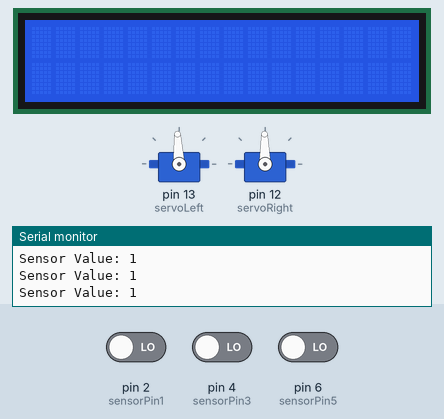
A sketch run on a simulated Arduino Uno, built with avr-gcc and run on an emulated ATmega328P. On the bench: 2 × servo, 16×2 character LCD, the last lines printed to the serial monitor. Inputs (shaded band) come from the test bench; at power-on: pin 2 (sensorPin1) LOW, pin 4 (sensorPin3) LOW, pin 6 (sensorPin5) LOW.

Above: at 1.4 s.
1.5 s: pin 2 (sensorPin1) driven HIGH
At 8.1 s:
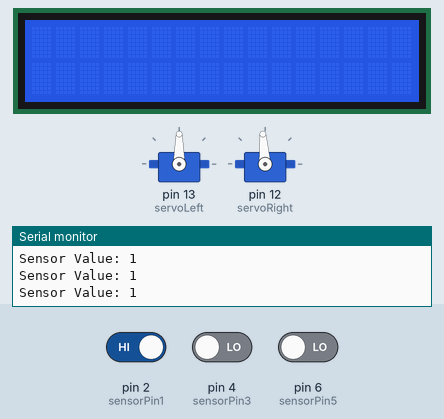
8.8 s: pin 2 (sensorPin1) driven LOW and pin 4 (sensorPin3) driven HIGH
At 9.4 s:
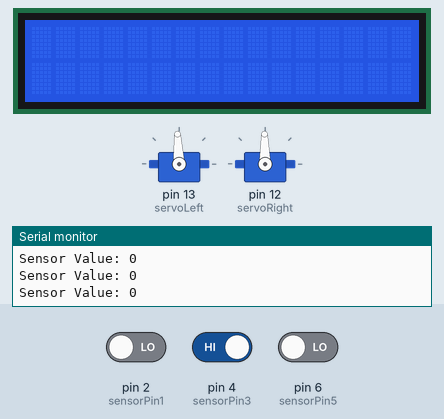
Timing chart, 0 to 11.8 s (numbered marks = the images above; inputs shaded):
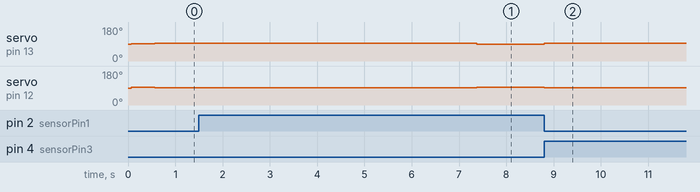

Measured:
- after the input at 1.5 s, servo on pin 13 (servoLeft): 93° → 90° after 5.9 s; servo on pin 12 (servoRight): 91° → 94° after 5.9 s
- after the input at 8.8 s, servo on pin 13 (servoLeft): 90° → 93° at once; servo on pin 12 (servoRight): 94° → 91° at once

The sketch:

PeriodicCorrections.ino
```cpp
// IF THE BARCODE IS BEING READ BACKWARDS THEN ALL THE VALUES IN LEFTSIDE AND RIGHTSIDE SHOULD BE FLIPPED RATHER THAN THE ARRAYS BEING SWAPPED
// THE DELAY BETWEEN SCANS OF THE SENSOR STATUS MUST BE ADAPTED BASED ON THE SIZE OF REAL BARCODE


// This program takes an input at the moment from a button which is used to simulate high and low
// A sensor can replace the button with no extra coding required
// The code takes an input of 67 bits which is the length of the barcode
// The code checks the binary is in the correct format, i.e. starts and ends with 101 and has 01010 in the middle
// An error message will be displayed if it is not in the correct format
// The code splits the longer array into smaller more manageable arrays for processing
// The program outputs all the smaller arrays(for debugging purposes)
// The program decodes all of the smaller arrays into decimal numbers
// The program outputs the decimal number


// Defining all global variables
const int sensorPin1 = 2;
const int sensorPin2 = 3;
const int sensorPin3 = 4;
const int sensorPin4 = 5;
const int sensorPin5 = 6;
const int BinCodeSize = 67;// Defining how long the barcode will be
const int sampleRate = 5;
const int readingArraySize = BinCodeSize*sampleRate;
bool BinCode[BinCodeSize]; // Array containing the whole binary sequence for the barcode
bool readingBarcode[readingArraySize];
bool LeftSide[28];         // Splits the first half of BinCode, removing identifier bits
bool RightSide[28];        // Splits the second half of BinCode, removing identifier bits
bool DBit1[7];             // Contains binary information for the 1st denary bit
bool DBit2[7];             // Contains binary information for the 2nd denary bit
bool DBit3[7];             // Contains binary information for the 3rd denary bit
bool DBit4[7];             // Contains binary information for the 4th denary bit
bool DBit5[7];             // Contains binary information for the 5th denary bit
bool DBit6[7];             // Contains binary information for the 6th denary bit
bool DBit7[7];             // Contains binary information for the 7th denary bit
bool DBit8[7];             // Contains binary information for the 8th denary bit which is also checksum bit

// Initialising the LED display
#include <LiquidCrystal_I2C.h>
LiquidCrystal_I2C lcd(0x27, 16, 2); // I2C address 0x27, 16 column and 2 rows

// Initialising the Servo Motors
#include <Servo.h>
Servo servoLeft;
Servo servoRight;

// Main function for the code
// Initialises relavent features
// Calls function to align barcode
void setup() {
  //start serial connection
  Serial.begin(9600);
  pinMode(sensorPin1, INPUT);
  pinMode(sensorPin2, INPUT);
  pinMode(sensorPin3, INPUT);
  pinMode(sensorPin4, INPUT);
  pinMode(sensorPin5, INPUT);

  servoLeft.attach(13);
  servoRight.attach(12);

  lcd.init(); // initialize the lcd
  lcd.backlight();

//  scanBarcode();
  alignRobot();
}

// Function to drive over barcode and collect data to put into an array
// Robot drives for a specified time which corresponds to the length of the barcode
// Takes data inputted from sensor/button and creates an array
void scanBarcode() {
  lcd.clear();                 // clear display
  edgeForward();


  for (int i = 0; i < readingArraySize; i++) {
    // Read and print the current sensor input value
    int sensorValue = digitalRead(sensorPin3);
    sensorValue = sensorValue == 0 ? 1 : 0; // Flip the value
    Serial.print("Sensor Value: ");
    Serial.println(sensorValue);

    // Add the sensor input status to the array
    readingBarcode[i] = sensorValue;

    if (i == sampleRate*23) {
      realigning();   // Call an aligning function
      edgeForward(); // Resume the movement after alignment
    }


    // Optional delay before reading again
    delay(59);
  }
  Serial.println("Detected code: ");
  for (int i = 0; i < readingArraySize; i++) {
    Serial.print(readingBarcode[i]);
  }
  Serial.println();
  stopMotors();
  createBarcode();
}


/*
  // Output the current value of the serial input
  for (int i = 0; i < readingArraySize; i++) {
    // Read and print the current serial input value
    while (!Serial.available()) {
      // Wait for serial input
    }
    int serialValue = Serial.read() - '0'; // Convert ASCII to integer
    Serial.print("Current Serial Input: ");
    Serial.println(serialValue);

    // Add the serial input status to the array
    readingBarcode[i] = serialValue;
  }
  Serial.println("testing Barcode: ");
  for (int i = 0; i < readingArraySize; i++) {
    Serial.print(readingBarcode[i]);
  }
  Serial.println();
  createBarcode();
*/

void createBarcode() {
  int i, j;
  int count_0, count_1;

    // Iterate over the data array in chunks of 10
    for (i = 0, j = 0; j < BinCodeSize; i += sampleRate, j++) {
      count_0 = 0;
      count_1 = 0;

      // Count the occurrences of 0s and 1s in the current chunk
      for (int k = 0; k < sampleRate; k++) {
        if (readingBarcode[i + k] == 0)
          count_0++;
        else
          count_1++;
        }

      // Append the more frequent number to bin_code
      if (count_0 > count_1)
        BinCode[j] = 0;
      else
        BinCode[j] = 1;
    }
      Serial.print("BinaryCode:");
      for (int i = 0; i < BinCodeSize; i++) {
        Serial.print(BinCode[i]);
        Serial.print(" ");
      }
  validateBarcode();
}


void validateBarcode() {
  // Check the identifier digits of the array
  if (!(BinCode[0] == 1 && BinCode[1] == 0 && BinCode[2] == 1
      &&BinCode[64] == 1 && BinCode[65] == 0 && BinCode[66] == 1
      &&BinCode[31] == 0 && BinCode[32] == 1 && BinCode[33] == 0 && BinCode[34] == 1 && BinCode[35] == 0)) {
    Serial.println("Invalid identifiers");
  }
  barcodeOutput();
}

// Function for the decoding of the binary information into 8-bit denary
// Encoding key is defined
// Each smaller 'DBit' array is decoded using the key
void decodeBarcode() {
  // Define the encoding mappings for DBit1 to DBit4
  const char* encoding1[] = { "0001101", "0011001", "0010011", "0111101", "0100011", "0110001", "0101111", "0111011", "0110111", "0001011" };

  // Define the encoding mappings for DBit5 to DBit8
  const char* encoding2[] = { "1110010", "1100110", "1101100", "1000010", "1011100", "1001110", "1010000", "1000100", "1001000", "1110100" };

  // Function to decode a single digit
  auto decodeDigit = [](bool* dbit, const char* encoding[], int size) -> int {
    String dbitString = "";
    for (int i = 0; i < size; i++) {
      dbitString += dbit[i] ? '1' : '0';
    }

    for (int i = 0; i < 10; i++) {
      if (dbitString.equals(encoding[i])) {
        return i;
      }
    }
    return -1;  // If no match is found
  };

  // Array to store the decoded digits
  int decodedDigits[8];

  // Decode each digit and store in the array
  for (int i = 1; i <= 8; i++) {
    int digit = -1;
    if (i == 1) {
      digit = decodeDigit(DBit1 + (i - 1) * 7, encoding1, 7);
    } else if (i == 2) {
      digit = decodeDigit(DBit2 + (i - 2) * 7, encoding1, 7);
    } else if (i == 3) {
      digit = decodeDigit(DBit3 + (i - 3) * 7, encoding1, 7);
    } else if (i == 4) {
      digit = decodeDigit(DBit4 + (i - 4) * 7, encoding1, 7);
    } else if (i == 5) {
      digit = decodeDigit(DBit5 + (i - 5) * 7, encoding2, 7);
    } else if (i == 6) {
      digit = decodeDigit(DBit6 + (i - 6) * 7, encoding2, 7);
    } else if (i == 7) {
      digit = decodeDigit(DBit7 + (i - 7) * 7, encoding2, 7);
    } else {
      digit = decodeDigit(DBit8 + (i - 8) * 7, encoding2, 7);
    }

    if (digit != -1) {
      decodedDigits[i - 1] = digit;
    } else {
      decodedDigits[i - 1] = -1;  // Indicates an error
      Serial.println("Not a valid barcode");
//      outputDigits(decodedDigits);
      reverseBarcode();
      return;  // Exit the function since it's not a valid barcode
    }
  }
  // Define a String variable to store concatenated digits
  String concatenatedDigits = "";
  // Concatenate all decoded digits into the variable
  for (int i = 0; i < 8; i++) {
    concatenatedDigits += String(decodedDigits[i]);
  }
  // Print the concatenated digits
  Serial.print("Barcode Digits: ");
  Serial.println(concatenatedDigits);

  lcd.clear();                 // clear display
  lcd.setCursor(0, 0);         // move cursor to (0, 0)
  lcd.print(concatenatedDigits); // print message at (0, 0)
  lcd.setCursor(0, 1);         // move cursor to (0, 0)
  lcd.print("Checksum: OK"); // print message at (0, 0)
  delay(2000);                 // display the above for two seconds
}


void barcodeOutput() {
  // Print the array values to the Serial Monitor at the end
  Serial.println("Binary Barcode: ");
  for (int i = 0; i < BinCodeSize; i++) {
    Serial.print(BinCode[i]);
  }
  Serial.println();

  // Create and print the LeftSide array
  Serial.println("LeftSide: ");
  memcpy(LeftSide, BinCode + 3, 28 * sizeof(bool));
  for (int i = 0; i < 28; i++) {
    Serial.print(LeftSide[i]);
  }
  Serial.println();

  // Create and print DBit1 array
  Serial.println("DBit1: ");
  memcpy(DBit1, LeftSide, 7 * sizeof(bool));
  for (int i = 0; i < 7; i++) {
    Serial.print(DBit1[i]);
  }
  Serial.println();

  // Create and print DBit2 array
  Serial.println("DBit2: ");
  memcpy(DBit2, LeftSide + 7, 7 * sizeof(bool));
  for (int i = 0; i < 7; i++) {
    Serial.print(DBit2[i]);
  }
  Serial.println();

  // Create and print DBit3 array
  Serial.println("DBit3: ");
  memcpy(DBit3, LeftSide + 14, 7 * sizeof(bool));
  for (int i = 0; i < 7; i++) {
    Serial.print(DBit3[i]);
  }
  Serial.println();

  // Create and print DBit4 array
  Serial.println("DBit4: ");
  memcpy(DBit4, LeftSide + 21, 7 * sizeof(bool));
  for (int i = 0; i < 7; i++) {
    Serial.print(DBit4[i]);
  }
  Serial.println();

  Serial.println("RightSide: ");
  memcpy(RightSide, BinCode + 36, 28 * sizeof(bool));
  for (int i = 0; i < 28; i++) {
    Serial.print(RightSide[i]);
  }
  Serial.println();

  // Create and print DBit5 array
  Serial.println("DBit5: ");
  memcpy(DBit5, RightSide, 7 * sizeof(bool));
  for (int i = 0; i < 7; i++) {
    Serial.print(DBit5[i]);
  }
  Serial.println();

  // Create and print DBit6 array
  Serial.println("DBit6: ");
  memcpy(DBit6, RightSide + 7, 7 * sizeof(bool));
  for (int i = 0; i < 7; i++) {
    Serial.print(DBit6[i]);
  }
  Serial.println();

  // Create and print DBit7 array
  Serial.println("DBit7: ");
  memcpy(DBit7, RightSide + 14, 7 * sizeof(bool));
  for (int i = 0; i < 7; i++) {
    Serial.print(DBit7[i]);
  }
  Serial.println();

  // Create and print DBit8 array
  Serial.println("DBit8: ");
  memcpy(DBit8, RightSide + 21, 7 * sizeof(bool));
  for (int i = 0; i < 7; i++) {
    Serial.print(DBit8[i]);
  }
  Serial.println();
  decodeBarcode();
}

void reverseBarcode(){
  reverseArray(BinCode, 67);
    for (int i = 0; i < 67; i++) {
    Serial.print(BinCode[i]);
    Serial.print(" ");
  }
  Serial.println();
  validateBarcode();
}

// Function to reverse the given array
void reverseArray(bool* arr, int size) {
  for (int i = 0; i < size / 2; i++) {
    bool temp = arr[i];
    arr[i] = arr[size - i - 1];
    arr[size - i - 1] = temp;
  }
}

void alignRobot() {
  while (true) {
    int sensorValue1 = digitalRead(sensorPin1);
    int sensorValue5 = digitalRead(sensorPin5);

    if (sensorValue1 && sensorValue5){
      edgeForward();
    } else if (!sensorValue1 && !sensorValue5) {
      pauseMotors();
      delay(500);
      scanBarcode();
    } else if (sensorValue1 && !sensorValue5){
      reverseRight();
    } else if (sensorValue5 && !sensorValue1){
      reverseLeft();
    }
  }
}

void realigning() {
  while (true) {
    int sensorValue1 = digitalRead(sensorPin1);
    int sensorValue5 = digitalRead(sensorPin5);

    if (sensorValue1 && sensorValue5){
      edgeForward();
    } else if (!sensorValue1 && !sensorValue5) {
      return;
    } else if (sensorValue1 && !sensorValue5){
      reverseRight();
    } else if (sensorValue5 && !sensorValue1){
      reverseLeft();
    }
  }
}

void edgeForward() {
  servoLeft.writeMicroseconds(1500);
  servoRight.writeMicroseconds(1483);
}

void curveLeft() {
  servoLeft.writeMicroseconds(1490);  // left wheel stop
  servoRight.writeMicroseconds(1480); // right wheel slow forward
}

void curveRight() {
  servoLeft.writeMicroseconds(1505); // left wheel slow forward
  servoRight.writeMicroseconds(1495); // right wheel stop
}

void reverseLeft() {
  servoLeft.writeMicroseconds(1480);
  servoRight.writeMicroseconds(1517);
}

void reverseRight() {
  servoLeft.writeMicroseconds(1470);
  servoRight.writeMicroseconds(1510);
}

void moveBackward() {
  servoLeft.writeMicroseconds(1475);  // Left wheel clockwise
  servoRight.writeMicroseconds(1517); // Right wheel counterclockwise
}


void pauseMotors() {
  servoLeft.writeMicroseconds(1490);  // Left wheel clockwise
  servoRight.writeMicroseconds(1500); // Right wheel clockwise
}


void moveForward() {
  servoLeft.writeMicroseconds(1700);
  servoRight.writeMicroseconds(1300);
}

void stopMotors() {
  servoLeft.detach();
  servoRight.detach();
}

// Function for repetitive tasks
void loop() {
}
```
